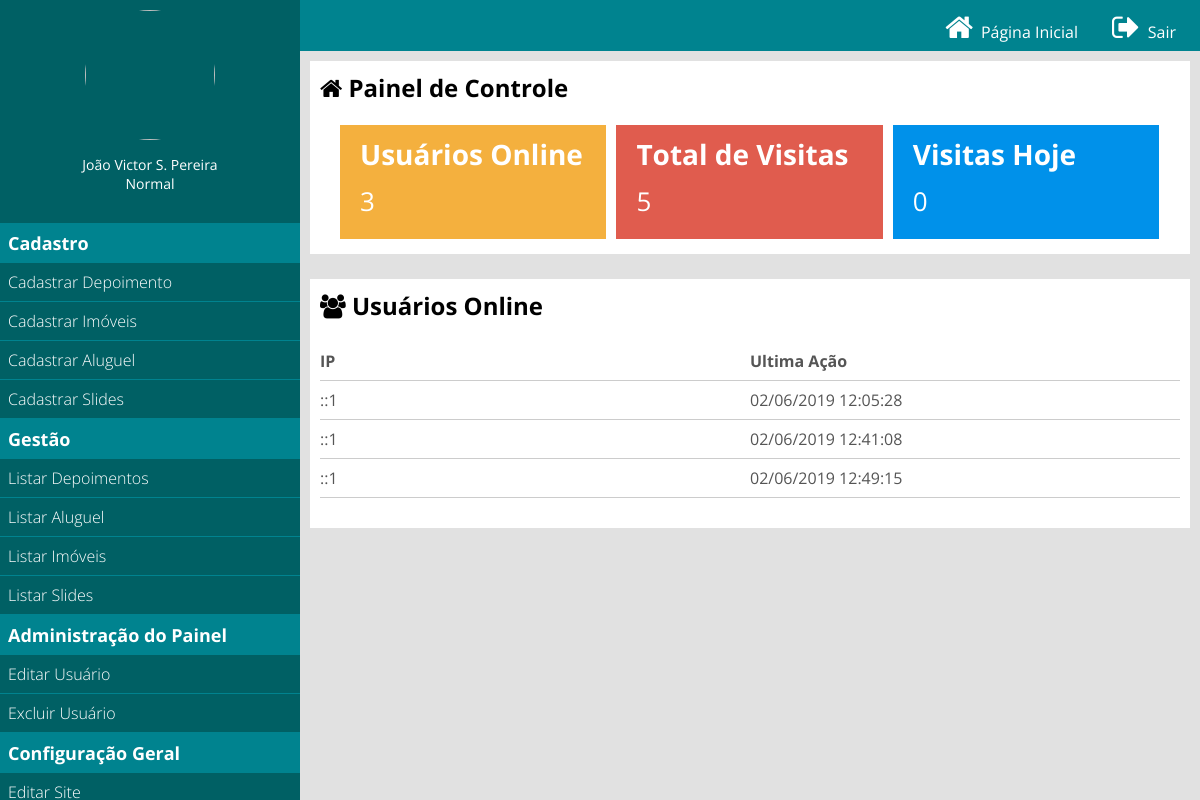
Page /painel/ (signed in) on the committed database.
### config.php (called while the page is built, shortened)
<?php
function pegaCargo($indice){
	return Painel::$cargos[$indice];
}
?>

### classes/MySql.php (called while the page is built)
<?php
class MySql{
    private static $pdo;
	public static function conectar(){
		if(self::$pdo == null){
		try{
			self::$pdo = new PDO('mysql:host='.HOST.';dbname='.DATABASE,USER,PASSWORD,array(PDO::MYSQL_ATTR_INIT_COMMAND => "SET NAMES utf8"));
			self::$pdo->setAttribute(PDO::ATTR_ERRMODE,PDO::ERRMODE_EXCEPTION);
		}catch(Exception $e){
			echo '<h2> Erro ao conectar</h2>';
	}
    }
     return self::$pdo;
    }
    }
?>

### painel/pages/home.php (the view, shortened to what this page needs)
<?php
$usuariosOnline = Painel::listarUsuariosOnline();
$pegarVisitasTotais = MySql::conectar()->prepare("SELECT *FROM `tb_admin.visitas`");
$pegarVisitasTotais->execute();
$pegarVisitasTotais = $pegarVisitasTotais->rowCount();
$pegarVisitasHoje = MySql::conectar()->prepare("SELECT *FROM `tb_admin.visitas`
  WHERE dia = ? ");
$pegarVisitasHoje->execute(array(date('Y-m-d')));
$pegarVisitasHoje = $pegarVisitasHoje->rowCount();
?>
<div class="box-content left w100">
		<h2><i class="fa fa-home"></i> Painel de Controle  <?php echo NOME_EMPRESA ?></h2>
     <div class="box-metricas">
     	<div class="box-metrica-single">
     		<div class="box-metrica-wraper">
     			<h2>Usuários Online</h2>
     			<p><?php echo count($usuariosOnline); ?></p>
     		</div>
     	</div>
     	<div class="box-metrica-single">
     		<div class="box-metrica-wraper">
     			<h2>Total de Visitas</h2>
     			<p><?php echo $pegarVisitasTotais; ?></p>
     		</div>
     	</div>
     	<div class="box-metrica-single">
     		<div class="box-metrica-wraper">
     			<h2>Visitas Hoje</h2>
     			<p><?php echo $pegarVisitasHoje; ?></p>
     				</div>
     	</div>
     </div>
	</div>
     <div class="box-content left w100">
          <h2><i class="fa fa-users" aria-hidden="true"></i> Usuários Online</h2>
          <div class="table-responsive">
           <div class="row">
               <div class="col">
               <span>IP</span>
               </div>
                 <div class="col">
               <span>Ultima Ação</span>
               </div>
          </div>
          <?php
             foreach ($usuariosOnline as $key => $value) {
          ?>
          <div class="row">
               <div class="col">
               <span><?php echo $value['ip'] ?></span>
               </div>
                 <div class="col">
               <span><?php echo date('d/m/Y H:i:s',strtotime($value['ultima_acao'])) ?></span>
               </div>
          </div>
          <?php } ?>
           </div>
           </div>

### painel/index.php
<?php
include ('../config.php');
if(Painel::logado() == false){
	include('login.php');
}else{
    include('main.php');
}
?>

### painel/main.php (shortened to what this page needs)
<!DOCTYPE html>
<html>
<head>
	<link rel="stylesheet" href="<?php echo INCLUDE_PATH; ?>estilo/font-awesome.min.css">
    <link href="<?php echo INCLUDE_PATH_PAINEL ?>css/style.css" rel="stylesheet" />
</head>
<body>
	<div class="menu">
		<div class="menu-wraper">
	<div class="box-usuario">
<?php
if($_SESSION ['img'] == ''){
?>
           <div class="avatar-usuario">
           	<i class="fa fa-user"></i>
           </div>
           <?php }else{ ?>
            <div class="imagem-usuario">
           	<img src="<?php echo INCLUDE_PATH_PAINEL ?>uploads/<?php echo $_SESSION['img']; ?>" />
           </div>
           <?php } ?>
           <div class ="nome-usuario">
           	<p><?php echo $_SESSION['nome']; ?></p>
           	<p><?php echo pegaCargo($_SESSION['cargo']);?></p>
           </div>
       </div>
       <div class="items-menu">
       	<h2>Cadastro</h2>
       	<a href="<?php echo INCLUDE_PATH_PAINEL ?>cadastrar-depoimento">Cadastrar Depoimento</a>
        <a  href="">Cadastrar Imóveis</a>
       	<a  href="">Cadastrar Aluguel</a>
       	<a  href="">Cadastrar Slides</a>
       	<h2>Gestão</h2>
       	<a  href="<?php echo INCLUDE_PATH_PAINEL ?>listar-depoimentos">Listar Depoimentos</a>
       	<a  href="">Listar Aluguel</a>
       	<a href="">Listar Imóveis</a>
       	<a href="">Listar Slides</a>
       	<h2>Administração do Painel</h2>
       	<a  href="<?php echo INCLUDE_PATH_PAINEL ?>editar_usuario">Editar Usuário</a>
        <a  href="<?php echo INCLUDE_PATH_PAINEL ?>excluir_usuario">Excluir Usuário</a>
       	<h2>Configuração Geral</h2>
       	<a href="">Editar Site</a>
       </div>
       </div>
       </div>
	  <header>
		<div class="center">
		<div class="loggout">
			<a href="<?php echo INCLUDE_PATH_PAINEL ?>"><i class="fa fa-home"></i> <span> Página Inicial</span></a>
			<a href="<?php echo INCLUDE_PATH_PAINEL ?>?loggout"><i class="fa fa-sign-out"></i> <span>Sair</span></a>
		</div>
        </div>
        </header>
<div class="contentt">
<?php Painel::carregarPagina(); ?>
</div>
</body>
</html>

### classes/painel.php (shortened to what this page needs)
<?php
class Painel
{
	public static function logado(){
        return isset($_SESSION['login']) ? true : false;
	}
 public static function carregarPagina(){
 	if(isset($_GET['url'])){
 		$url = explode('/',$_GET['url']);
 		if(file_exists('pages/' .$url[0].'.php')){
	include('pages/' .$url[0].'.php');
}else{
		header('Location: '.INCLUDE_PATH_PAINEL);
}
 	}else{
 		include('pages/home.php');
 	}
 }
public static function listarUsuariosOnline(){
	$sql = MySql::conectar()->prepare("SELECT * FROM `tb_admin.online`");
	$sql-> execute ();
	return $sql->fetchALL();
}
public static function limparUsuariosOnline(){
   	$date = date('Y-m-d H:i:s');
    $sql = MySql::conectar()->exec("DELETE FROM `tb_admin.online` WHERE ultima_acao < '$date' - INTERVAL 1 MINUTE");
}
}
?>

### painel/css/style.css (style rules this page uses)
* { margin: 0; padding: 0; box-sizing: border-box; font-family: "Open Sans"; }
html, body { height: 100%; background: rgb(225,225,225); }
.center { padding: 0 1%; }
.loggout { float: right; }
.loggout a { padding: 0 15px; position: relative; top: 1px; text-decoration: none; color: white; font-size: 16px; }
.loggout a > span { font-size: 16px; text-decoration: none; }
header { position: relative; left: 300px; padding: 5px 0; background:#00838f; width:calc(100% - 300px); }
.loggout a { color: white; font-size: 30px; }
div.menu { overflow-y: auto; height: 900px; padding: 10px 0; background:#006064; position: fixed; left: 0; top: 0; float: left; width: 300px; }
div.box-usuario { text-align: center; }
.imagem-usuario { display: inline-block; width: 130px; height: 130px; }
.imagem-usuario img { width: 130px; border-radius: 50%; height: 130px; }
.nome-usuario { text-align: center; margin-top: 10px; }
.nome-usuario p { color:white; font-size: 14px; font-weight:normal; }
.w100 { width: 100%; }
.left { float: left; }
.contentt { width: calc(100% - 300px); position: relative; left: 300px; padding: 10px; }
.box-content { background: white; padding: 10px; margin-bottom: 25px; }
.items-menu { margin-top: 30px; }
.items-menu h2 { text-align: left; font-weight: 300; font-size: 18px; font-weight: bold; background: #00838f; color: white; padding: 8px; }
.items-menu a { display: block; padding: 8px; font-weight:300 ; font-size: 16px; text-decoration: none; color: white; border-bottom: 1px solid #00838f; }
.box-metricas { margin-top:16px; padding:0 15px; }
.box-metrica-single { float: left; position: relative; width: 33.3%; background: #F4B03E; border: 5px solid white; }
.box-metricas .box-metrica-single:nth-of-type(2) { background: #E05C4E; }
.box-metricas .box-metrica-single:nth-of-type(3) { background: #0091ea; }
.box-metrica-wraper { padding: 10px 20px; text-align: left; color: white; }
.box-metrica-wraper h2 { font-size: 28px; }
.box-metrica-wraper p { padding: 10px 0; font-size: 26px; }
.table-responsive { max-width: 1280px; margin:20px auto; }
.table-responsive .row:nth-of-type(1) { font-weight: bold; }
.table-responsive .row { color:#555; border-bottom: 1px solid #ccc; padding: 8px 0; }
.col { float: left; width: 50%; }

### rows in the picture
tb_admin.online: ip "::1", ultima_acao "02/06/2019 12:05:28"
tb_admin.online: ip "::1", ultima_acao "02/06/2019 12:41:08"
tb_admin.online: ip "::1", ultima_acao "02/06/2019 12:49:15"

### other values in the picture
$_SESSION['nome'] "João Victor S. Pereira"
pegaCargo($_SESSION['cargo']) "Normal"
count($usuariosOnline) "3"
$pegarVisitasTotais "5"
$pegarVisitasHoje "0"
